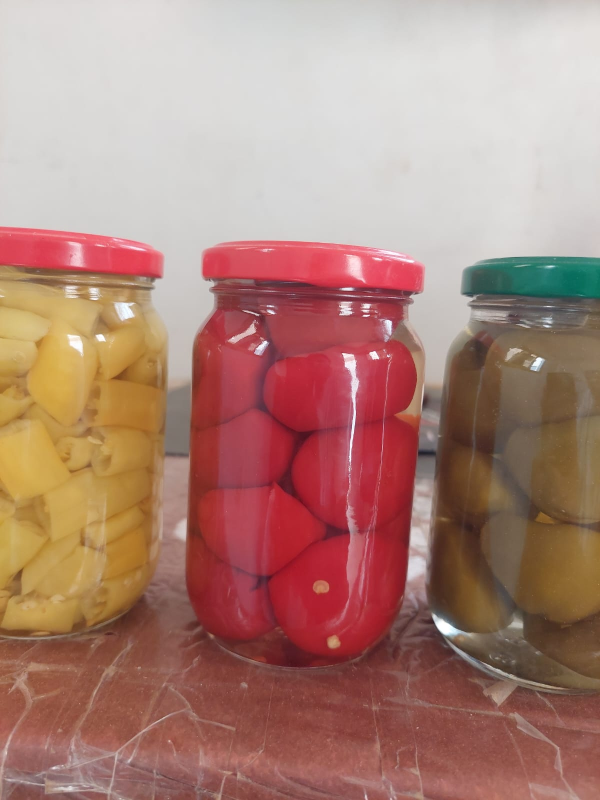
#> input picture WhatsApp Image 2026-09-05 at 12.52.18 PM (2).jpeg, 1200 x 1600 px, found by its file name (shown at 1/2 size)
$ python build_deck_pdfs.py
#> lines starting #> are read from the running program, lines starting #| are printed output that depends on the picture
import os
import sys
from PIL import Image, ImageDraw, ImageFont

# Fonts paths
AR_BOLD = 'fonts/Tajawal-Bold.ttf' if os.path.exists('fonts/Tajawal-Bold.ttf') else '/usr/share/fonts/truetype/dejavu/DejaVuSans-Bold.ttf'
AR_REG = 'fonts/Tajawal-Regular.ttf' if os.path.exists('fonts/Tajawal-Regular.ttf') else '/usr/share/fonts/truetype/dejavu/DejaVuSans.ttf'
EN_BOLD = 'fonts/Tajawal-Bold.ttf' if os.path.exists('fonts/Tajawal-Bold.ttf') else '/usr/share/fonts/truetype/dejavu/DejaVuSans-Bold.ttf'
EN_REG = 'fonts/Tajawal-Regular.ttf' if os.path.exists('fonts/Tajawal-Regular.ttf') else '/usr/share/fonts/truetype/dejavu/DejaVuSans.ttf'

def load_fonts(scale=1.0):
    return {
        'title_ar': ImageFont.truetype(AR_BOLD, int(42 * scale)),
        'title_en': ImageFont.truetype(EN_BOLD, int(30 * scale)),
        'h2_ar': ImageFont.truetype(AR_BOLD, int(32 * scale)),
        'h2_en': ImageFont.truetype(EN_BOLD, int(24 * scale)),
        'h3_ar': ImageFont.truetype(AR_BOLD, int(24 * scale)),
        'h3_en': ImageFont.truetype(EN_BOLD, int(18 * scale)),
        'body_ar': ImageFont.truetype(AR_REG, int(20 * scale)),
        'body_en': ImageFont.truetype(EN_REG, int(16 * scale)),
        'sub_ar': ImageFont.truetype(AR_REG, int(18 * scale)),
        'sub_en': ImageFont.truetype(EN_REG, int(14 * scale)),
        'badge': ImageFont.truetype(EN_BOLD, int(14 * scale)),
        'badge_ar': ImageFont.truetype(AR_REG, int(15 * scale)),
    }

def draw_header(im, draw, f, W, title_ar, title_en, sub_ar=None, sub_en=None, is_mobile=False):
    # Header container
    y_start = 40 if is_mobile else 35

    # Logo
    if os.path.exists('khaeer-alwadi-logo.png'):
        logo = Image.open('khaeer-alwadi-logo.png').convert('RGBA')
        max_h = 75 if is_mobile else 65
        logo.thumbnail((260, max_h), Image.Resampling.LANCZOS)
        if is_mobile:
            im.paste(logo, (int((W - logo.width) / 2), y_start), logo)
            y_title = y_start + logo.height + 15
            draw.text((W/2, y_title), title_ar, font=f['h2_ar'], fill='#D4A836', anchor='mm', direction='rtl')
            draw.text((W/2, y_title + 38), title_en, font=f['h2_en'], fill='#FFFFFF', anchor='mm')
            if sub_ar and sub_en:
                draw.text((W/2, y_title + 74), sub_ar, font=f['sub_ar'], fill='#94A3B8', anchor='mm', direction='rtl')
                draw.text((W/2, y_title + 102), sub_en, font=f['sub_en'], fill='#94A3B8', anchor='mm')
                y_div = y_title + 130
            else:
                y_div = y_title + 80
            draw.line([(60, y_div), (W-60, y_div)], fill='#2D5232', width=2)
            return y_div + 25
        else:
            im.paste(logo, (60, y_start), logo)
            draw.text((W - 60, y_start), title_ar, font=f['h2_ar'], fill='#D4A836', anchor='rt', direction='rtl')
            draw.text((W - 60, y_start + 42), title_en, font=f['h3_en'], fill='#FFFFFF', anchor='rt')
            draw.line([(60, y_start + 85), (W - 60, y_start + 85)], fill='#2D5232', width=2)
            return y_start + 110

# [12 lines left out: function draw_footer_bar, not called in this run]

# ----------------- MOBILE SLIDES (1080 x 1920) -----------------
def generate_mobile_slides():
    W, H = 1080, 1920
    f = load_fonts(scale=1.0)
    slides = []

    # Slide 1: Cover
    im = Image.new('RGB', (W, H), color='#091410')
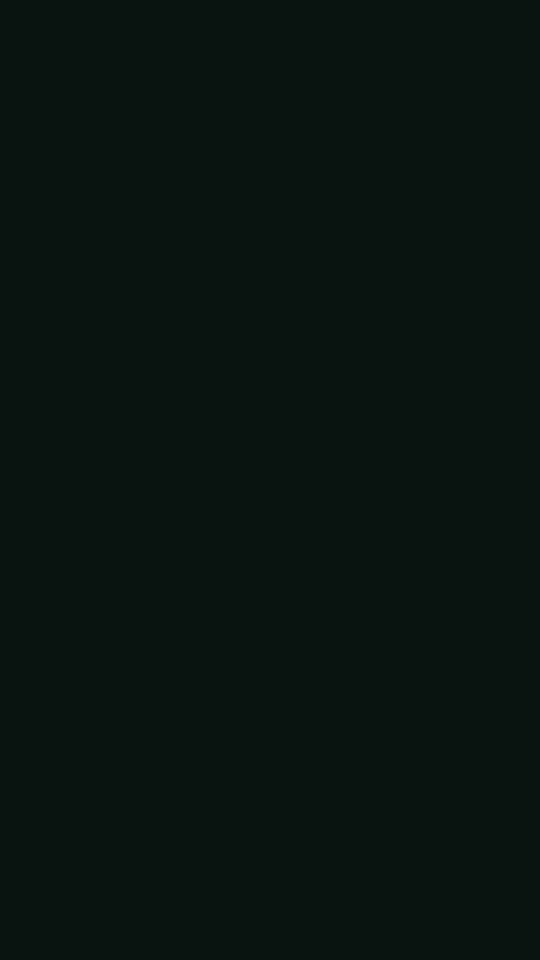
#> im: PIL image 1080x1920 RGB (shown at 1/2 size); mean R, G, B 9, 20, 16
    draw = ImageDraw.Draw(im)
    y = draw_header(im, draw, f, W, "خير الوادي للصناعات الغذائية", "Khaeer Alwadi Food Industries",
                    "القاهرة، مصر • تصنيع زراعي متقدم وتصدير دولي", "Cairo, Egypt • Mediterranean Agro Processing & Export", True)

    img_path = "WhatsApp Image 2026-09-05 at 12.52.18 PM (2).jpeg"
    if os.path.exists(img_path):
        p_img = Image.open(img_path).convert('RGB')
#> p_img is the input picture: PIL image 1200x1600 RGB; mean R, G, B 172.9, 132.5, 121.3
        p_img.thumbnail((W - 140, 420), Image.Resampling.LANCZOS)
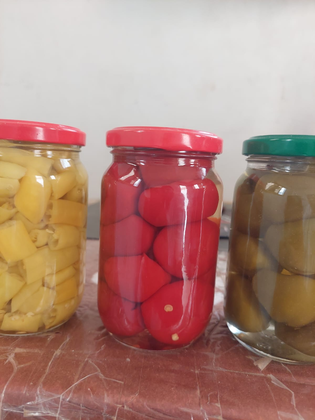
#> p_img: PIL image 315x420 RGB; mean R, G, B 172.9, 132.5, 121.3
#> (the run stopped early here; a loop or call above may not have finished)

$ run again, with WhatsApp Image 2026-09-05 at 12.52.15 PM (1).jpeg copied over WhatsApp Image 2026-09-05 at 12.52.18 PM (2).jpeg
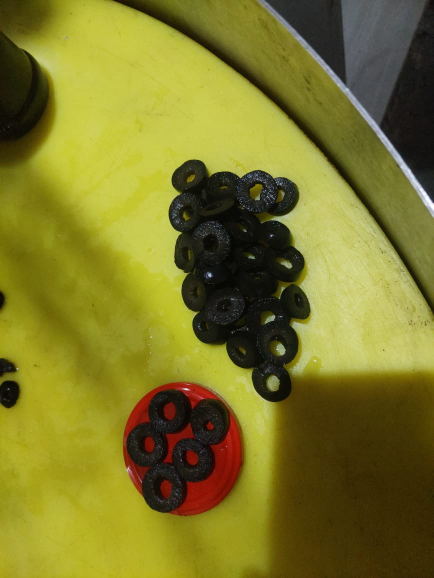
#> input picture WhatsApp Image 2026-09-05 at 12.52.15 PM (1).jpeg, 867 x 1156 px, found by its file name (shown at 1/2 size)
#> in generate_mobile_slides, p_img is the input picture: PIL image 867x1156 RGB; mean R, G, B 125.1, 120, 40.4
#> in generate_mobile_slides, `p_img.thumbnail((W - 140, 420), Image.Resampling.LANCZOS)`:
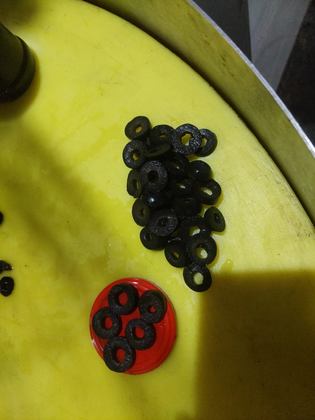
#> p_img: PIL image 315x420 RGB; mean R, G, B 125.1, 120, 40.4

$ run again, with WhatsApp Image 2026-09-05 at 12.52.15 PM (2).jpeg copied over WhatsApp Image 2026-09-05 at 12.52.18 PM (2).jpeg
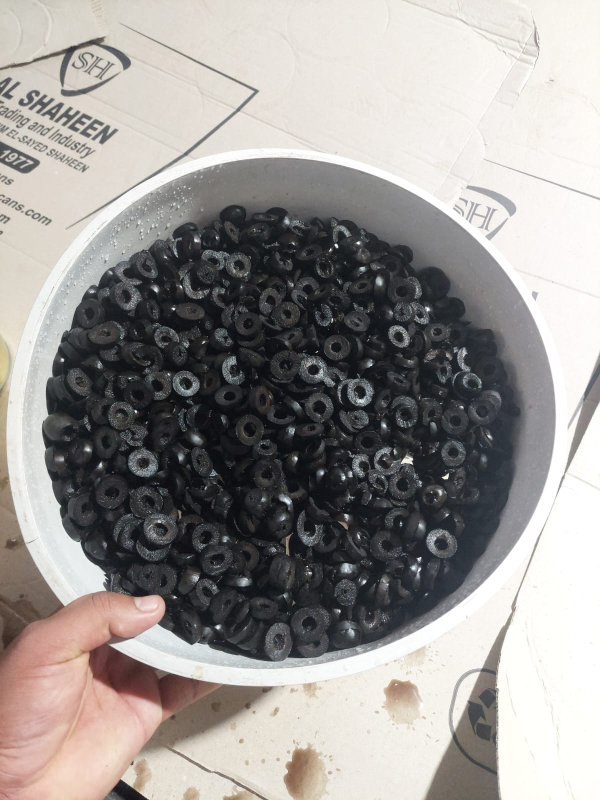
#> input picture WhatsApp Image 2026-09-05 at 12.52.15 PM (2).jpeg, 1200 x 1600 px, found by its file name (shown at 1/2 size)
#> in generate_mobile_slides, p_img is the input picture: PIL image 1200x1600 RGB; mean R, G, B 154.9, 151, 148.5
#> in generate_mobile_slides, `p_img.thumbnail((W - 140, 420), Image.Resampling.LANCZOS)`:
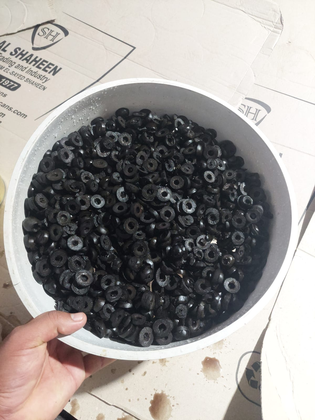
#> p_img: PIL image 315x420 RGB; mean R, G, B 154.8, 151, 148.5

$ run again, with WhatsApp Image 2026-09-05 at 12.52.15 PM (3).jpeg copied over WhatsApp Image 2026-09-05 at 12.52.18 PM (2).jpeg
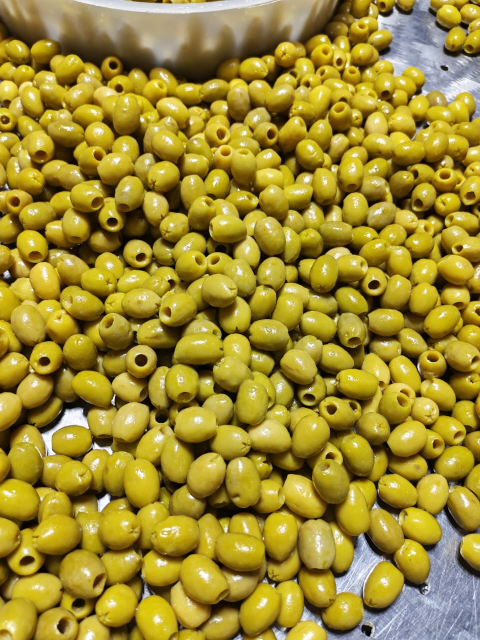
#> input picture WhatsApp Image 2026-09-05 at 12.52.15 PM (3).jpeg, 960 x 1280 px, found by its file name (shown at 1/2 size)
#> in generate_mobile_slides, p_img is the input picture: PIL image 960x1280 RGB; mean R, G, B 159.1, 139.2, 47.2
#> in generate_mobile_slides, `p_img.thumbnail((W - 140, 420), Image.Resampling.LANCZOS)`:
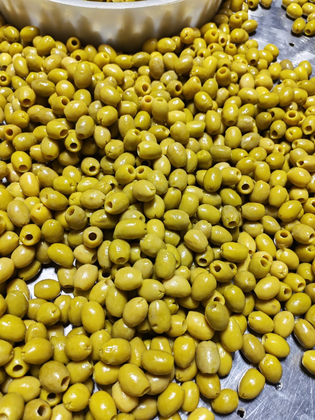
#> p_img: PIL image 315x420 RGB; mean R, G, B 159.1, 139.2, 47.3
